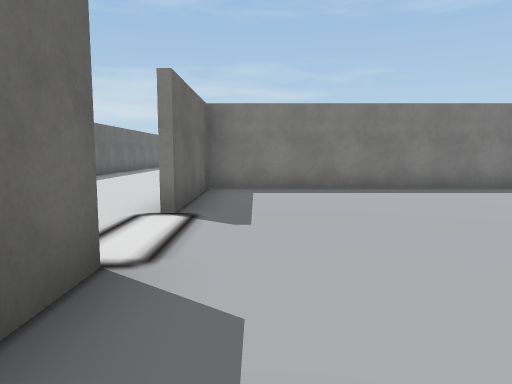
View 1 (above)

21 first-person views from a walk through a scene from a Unity 3-D project. The camera is 1.5 m above the floor, tilts 6° down and sees 70° across. The floor is counted in squares, 2 m on a side. Each view is taken from the middle of a square. On the plan, view 1 faces up. The plan holds only what a view shows up to about 11 squares ahead; the rest is blank. The place goes on beyond the plan. The player character is not drawn. Some animated figures are not drawn. Some surface patterns are stand-ins.

View 2
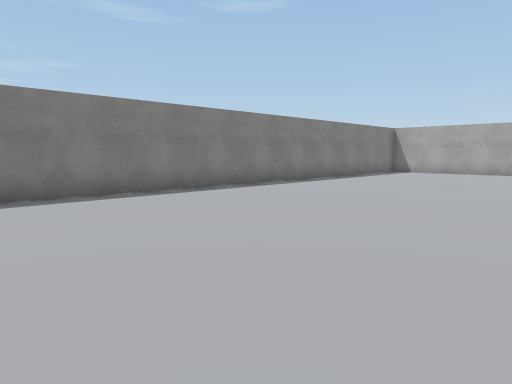

View 3
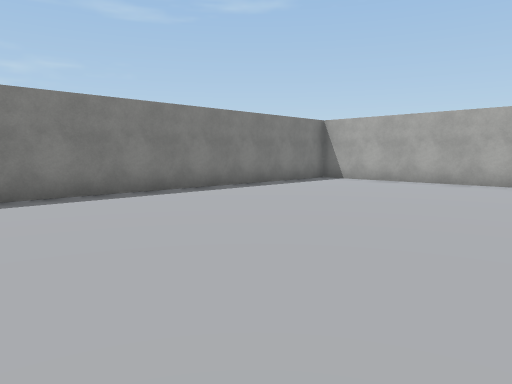

View 4
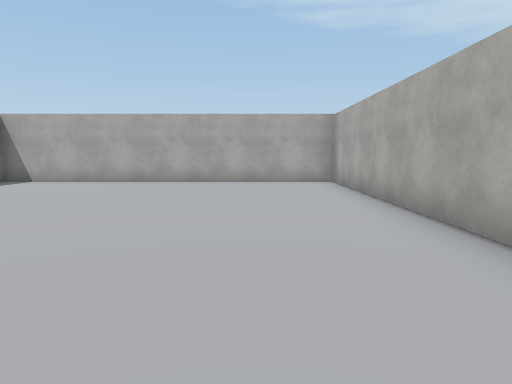

View 5
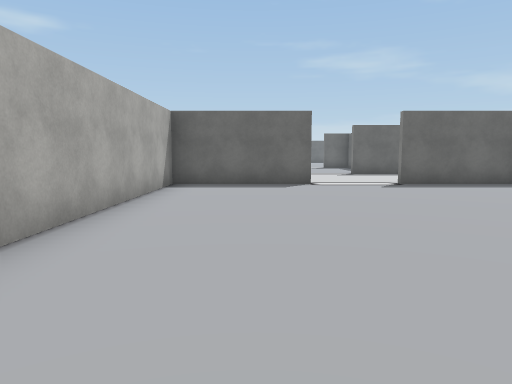

View 6
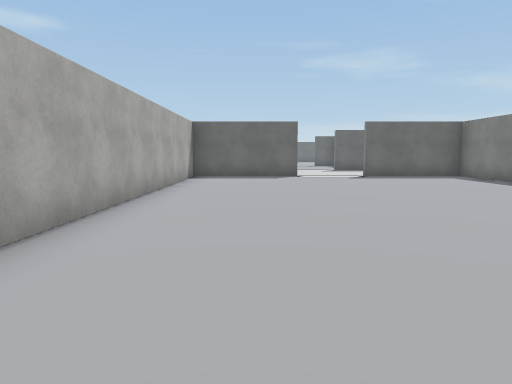

View 7
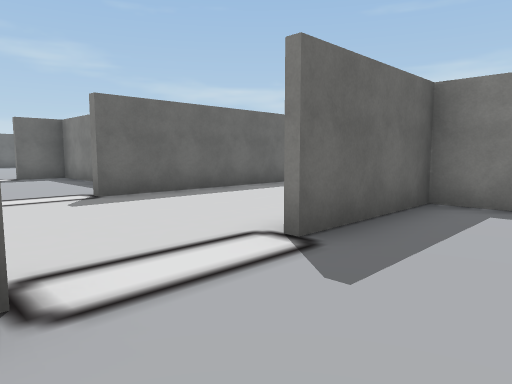

View 8
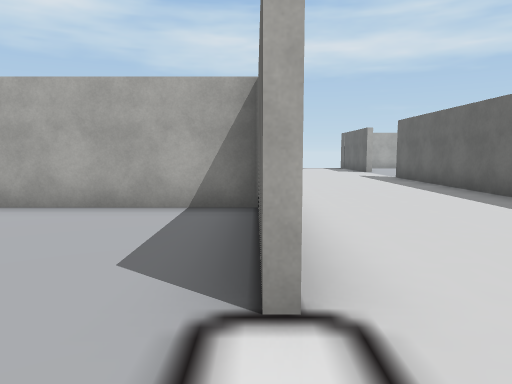

View 9
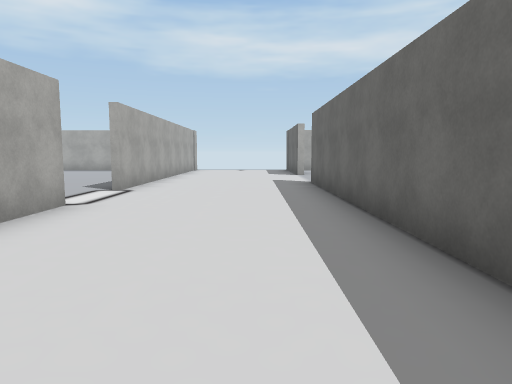

View 10
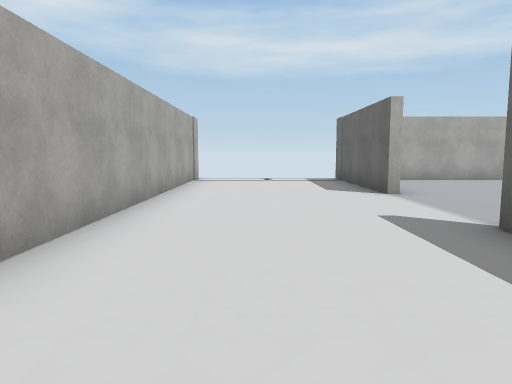

View 11
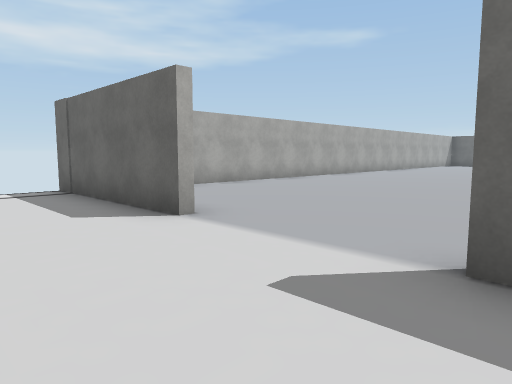

View 12
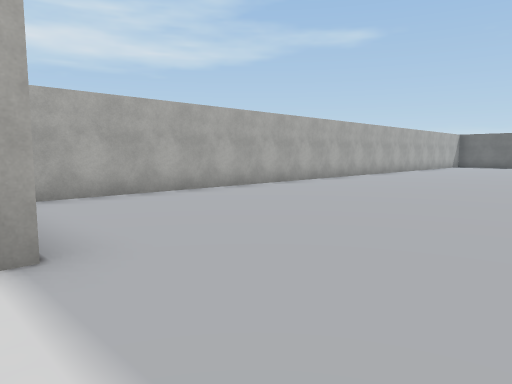

View 13
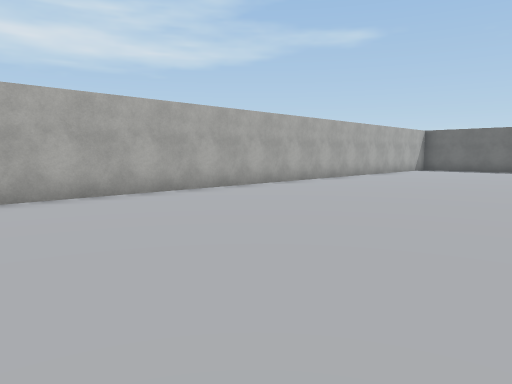

View 14
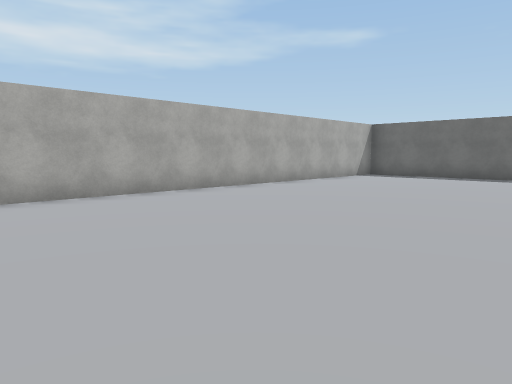

View 15
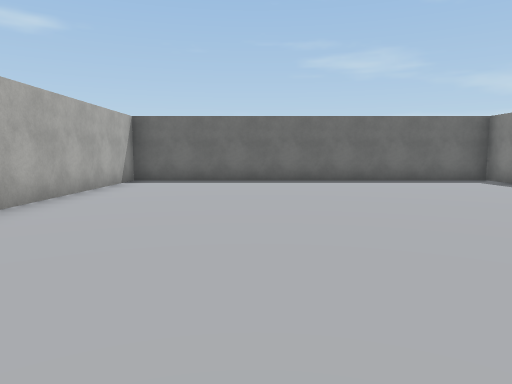

View 16
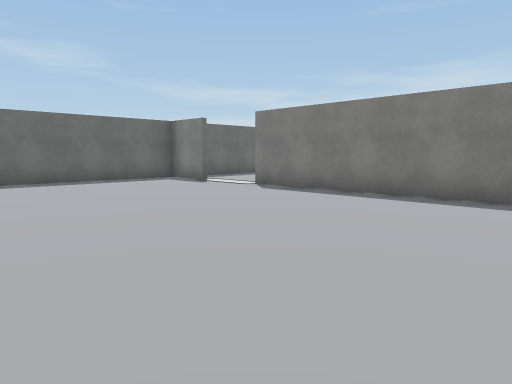

View 17
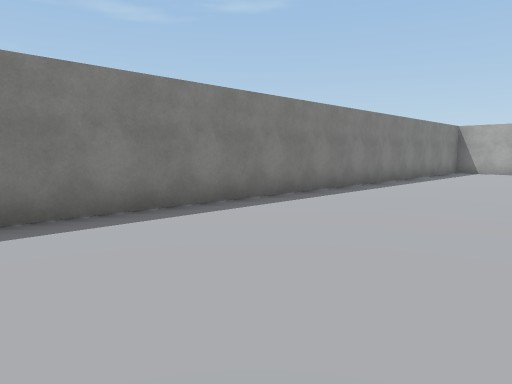

View 18
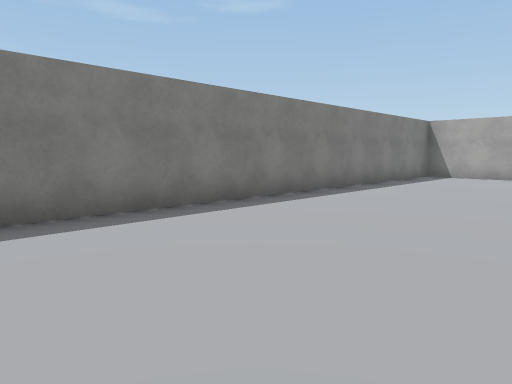

View 19
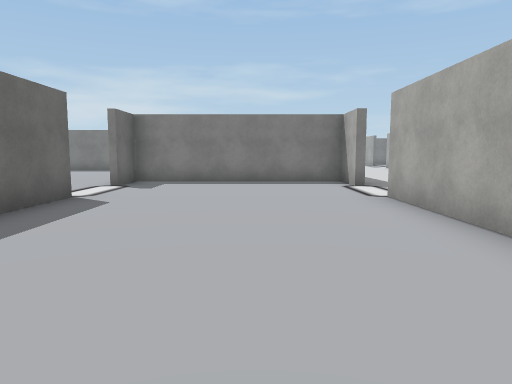

View 20
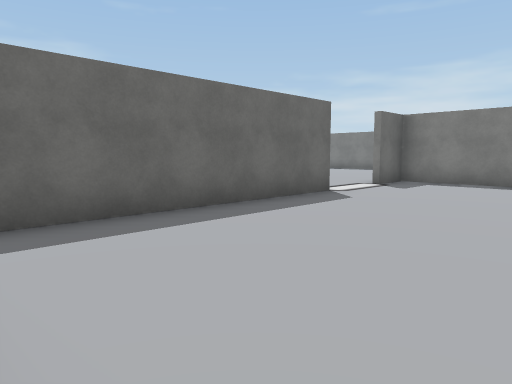

View 21
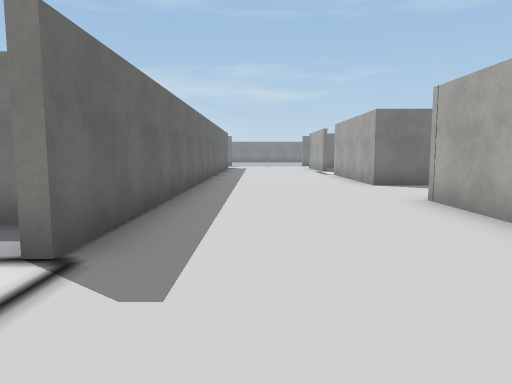

### Floor plan
Ten units are one square. View 1 is at (0, 0); x grows to the right and y downward. Boxes are objects, and circles mark ways between rooms. Rooms are numbered by the first view taken in them; rooms with no view inside come last. Other rooms are left out.
<svg viewBox="-278 -120 440 276">
<path fill="none" stroke="#000" d="M-10 -24 -10 11 157 11 157 -77 -10 -77 -10 -45M-68 45 -235 45M-57 69 -57 56M-55 107 -55 151M-55 0 -55 77M-12 34 -12 19M-12 150 -12 55M-12 -59 -12 -79M-256 45 -273 45 -273 144 -65 144M-55 -115 -55 -45M1 -106 -12 -106 -12 -115M-57 7 -57 -25M-112 -24 -112 34M-57 -45 -57 -58 -112 -58 -112 -45"/>
<circle cx="-10" cy="-35" r="3" fill="#2a7"/>
<circle cx="-50" cy="-35" r="3" fill="#2a7"/>
<text x="70" y="-40">1</text>
<text x="-90" y="60">2</text>
<text x="-80" y="-10">3</text>
</svg>
Room 1 opens to room 2. Room 2 opens to room 3.

Where each view was taken, in squares from view 1:
view 1: 0 up, 0 right, facing up
view 2: 1 up, 1 right, facing up-right
view 3: 1 up, 6 right, facing up-right
view 4: 1 up, 6 right, facing right
view 5: 1 up, 8 right, facing left
view 6: 1 up, 11 right, facing left
view 7: 2 up, 1 right, facing up-left
view 8: 4 up, 1 left, facing down
view 9: 2 up, 4 left, facing down
view 10: 4 down, 3 left, facing down
view 11: 7 down, 3 left, facing down-left
view 12: 8 down, 5 left, facing down-left
view 13: 8 down, 10 left, facing down-left
view 14: 8 down, 15 left, facing down-left
view 15: 11 down, 17 left, facing left
view 16: 11 down, 17 left, facing up-left
view 17: 9 down, 21 left, facing up-right
view 18: 9 down, 18 left, facing up-right
view 19: 4 down, 8 left, facing up
view 20: 4 down, 7 left, facing up-left
view 21: 2 up, 4 left, facing up
